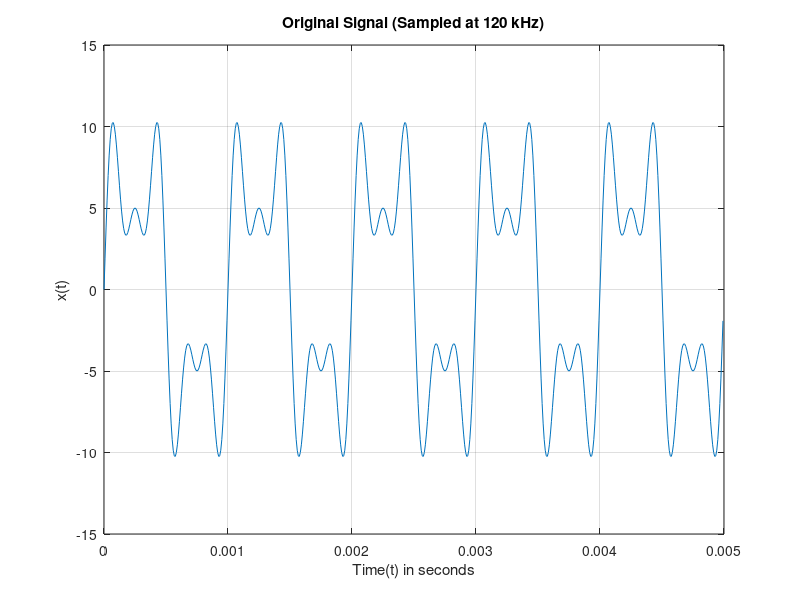
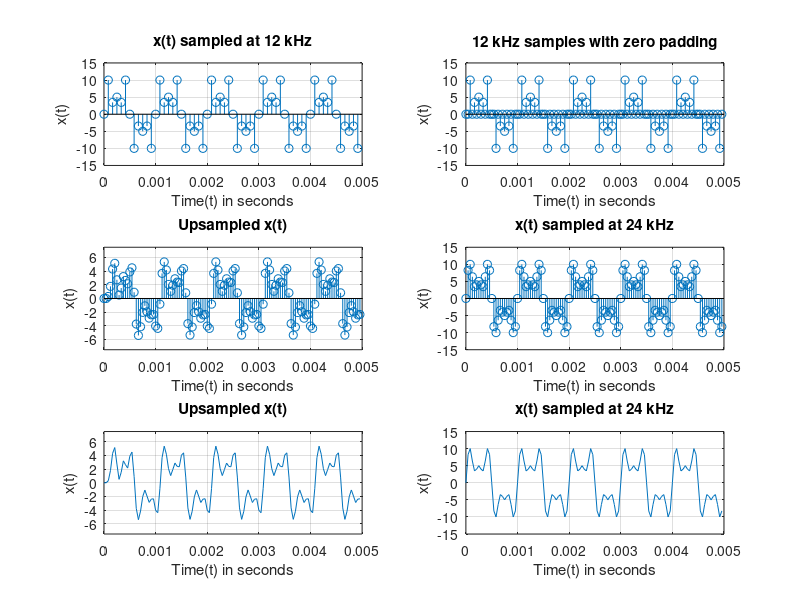
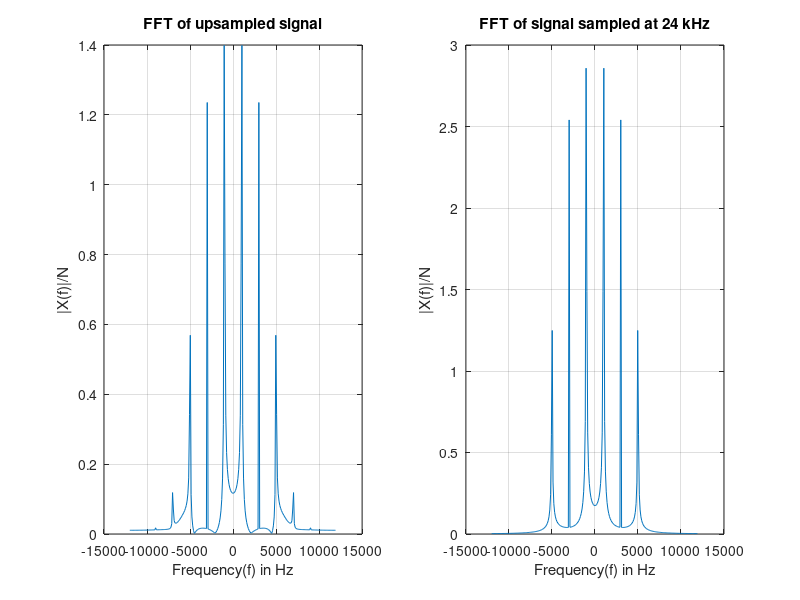

Write the MATLAB code that produced these figures, in order.
clc
clear all
close all

f = 1000; %frequency in Hz
fs1 = 12000; %initial sampling frequency
fs2 = 24000; %higher sampling frequency

t = 0:1/(10*fs1):0.1; %time interval to represent the original signal
ts1 = 0:1/fs1:0.1; %time interval to represent the signal sampled at 12 kHz
ts2 = 0:1/fs2:0.1; %time interval to represent the signal sampled at 24 kHz

x = 3*sin(2*pi*5*f*t)+5*sin(2*pi*3*f*t)+7*sin(2*pi*f*t); %Signal equation

figure();

len = (length(t)-1)/20;
plot(t(1:len), x(1:len)); %Only plotting first few samples for clarity
grid on;
axis([0, 0.005 -15 15]); %Adjusting axes
xlabel('Time(t) in seconds'); ylabel('x(t)'); title('Original Signal (Sampled at 120 kHz)');

figure();

xs1 = 3*sin(2*pi*5*f*ts1)+5*sin(2*pi*3*f*ts1)+7*sin(2*pi*f*ts1); %12 KHz sampling

subplot(321);
len = (length(ts1)-1)/20;
stem(ts1(1:len), xs1(1:len)); %Only plotting first few samples for clarity
grid on;
axis([0, 0.005 -15 15]); %Adjusting axes
xlabel('Time(t) in seconds'); ylabel('x(t)'); title('x(t) sampled at 12 kHz');

%Adding zeros between samples for interpolation
z = zeros(1,length(ts1));
xs2 = [xs1(:) z(:)]';
xs2 = xs2(:);

subplot(322);
len = (length(ts2)-1)/20;
stem(ts2(1:len), xs2(1:len)); %Only plotting first few samples for clarity
grid on;
axis([0, 0.005 -15 15]); %Adjusting axes
xlabel('Time(t) in seconds'); ylabel('x(t)'); title('12 kHz samples with zero padding');

%Passing the samples through a 6th order butterworth filter of cut-off
%frequency of 6 kHz (normalized w.r.t half of sampling frequency
%as per function specification)
[b,a] = butter(6,(6*f)/(fs2/2));
filt_out = filter(b,a,xs2);

%plotting upsampled signal
up_xs1 = filt_out(1:length(filt_out)-1);
len = (length(ts2)-1)/20;
subplot(323);
stem(ts2(1:len), up_xs1(1:len)); %Only plotting first few samples for clarity
grid on;
axis([0, 0.005 -7.5 7.5]); %Adjusting axes
xlabel('Time(t) in seconds'); ylabel('x(t)'); title('Upsampled x(t)');

len = (length(ts2)-1)/20;
subplot(325);
plot(ts2(1:len), up_xs1(1:len)); %Using plot rather than stem for clarity
grid on;
axis([0, 0.005 -7.5 7.5]); %Adjusting axes
xlabel('Time(t) in seconds'); ylabel('x(t)'); title('Upsampled x(t)');

xs2 = 3*sin(2*pi*5*f*ts2)+5*sin(2*pi*3*f*ts2)+7*sin(2*pi*f*ts2); %24 kHz sampling

subplot(324);
len = (length(ts2)-1)/20;
stem(ts2(1:len), xs2(1:len)); %Only plotting first few samples for clarity
grid on;
axis([0, 0.005 -15 15]); %Adjusting axes
xlabel('Time(t) in seconds'); ylabel('x(t)'); title('x(t) sampled at 24 kHz');

subplot(326);
len = (length(ts2)-1)/20;
plot(ts2(1:len), xs2(1:len)); %Using plot rather than stem for clarity
grid on;
axis([0, 0.005 -15 15]); %Adjusting axes
xlabel('Time(t) in seconds'); ylabel('x(t)'); title('x(t) sampled at 24 kHz');

%Comparing the upsampled signal with signal sampled at a higher rate in the
%frequency domain
figure();
N = 256;
up_ys1 = fftshift(fft(up_xs1, N)); %getting N-point DFT of upsampled signal
mag_ys1 = abs(up_ys1)/N;
f1 = -fs2/2:fs2/N:(fs2/2 - fs2/N); %frequency interval
subplot(1,2,1);
plot(f1, mag_ys1); %Using plot rather than stem for clarity
grid on;
xlabel('Frequency(f) in Hz'); ylabel('|X(f)|/N'); title('FFT of upsampled signal');

ys2 = fftshift(fft(xs2, N)); %getting N-point DFT of signal sampled at 24 kHz
mag_ys2 = abs(ys2)/N;
f1 = -fs2/2:fs2/N:(fs2/2 - fs2/N);
subplot(1,2,2);
plot(f1, mag_ys2); %Using plot rather than stem for clarity
grid on;
xlabel('Frequency(f) in Hz'); ylabel('|X(f)|/N'); title('FFT of signal sampled at 24 kHz');

